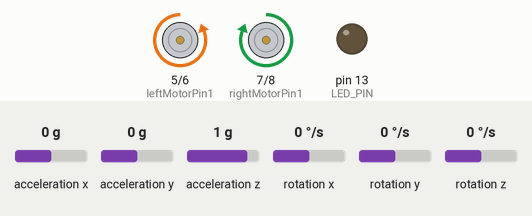
Recording of a sketch running on a simulated Arduino Uno, built with avr-gcc and run on an emulated ATmega328P. On the bench: motor-driver pin pairs drawn as motors (green arrow = first pin HIGH = forward, orange = second pin HIGH = backward, longer = more drive, scaled by the enable pin), output pins drawn as LEDs (lit = HIGH). The inputs (shaded band) are chosen by the test bench; at power-on: acceleration x 0 g, acceleration y 0 g, acceleration z 1 g, rotation x 0 °/s, rotation y 0 °/s, rotation z 0 °/s. What the sketch prints to the serial monitor is not drawn.

Above: at 1.7 s.
1.8 s: acceleration x set to -1.4 g
At 2.8 s:
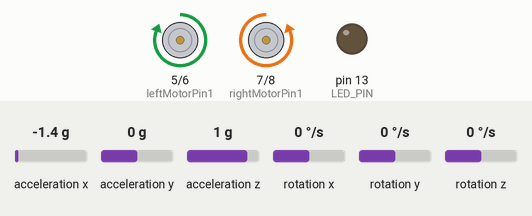
3.3 s: acceleration x set to -0.2 g
At 4.5 s:
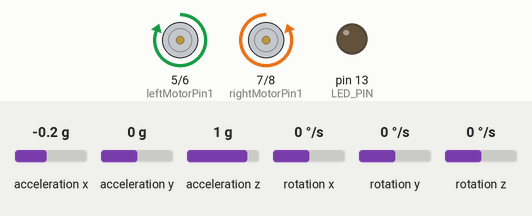
4.8 s: acceleration x set to 0.1 g
At 5.2 s:
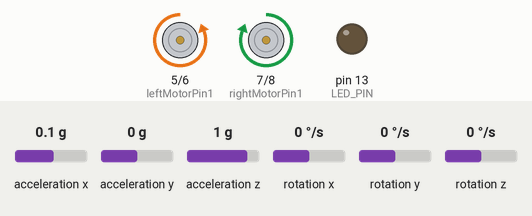
6.3 s: acceleration y set to -1.2 g
7.8 s: acceleration y set to -1.5 g
9.3 s: acceleration x set to -0.8 g
At 9.9 s:
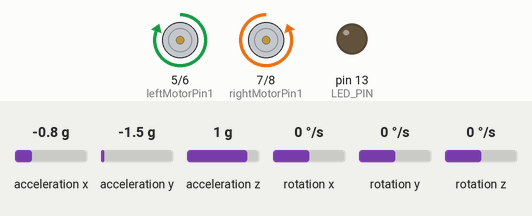
Timing chart, 0 to 11.8 s (numbered marks = the images above; inputs shaded):
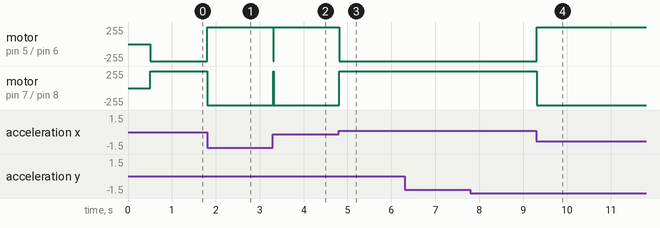

The sketch:

TWRbalance-1.ino
```cpp
/*
Pin settings ========================================================================
***L293D pins in () after description***
D0 = ---- (Rx)                      D6 = Left motor IN2 (to L293D 7)
D1 = ---- (Tx)                      D7 = Right motor IN3 (to L293D 15)
D2 = Left encoder Yellow            D8 = Right motor IN4 (to L293D 10)
D3 = Right  encoder Yellow          D9 = Left motor PWM A (to L293D 1)
D4 = Left encoder White             D10 = Right motor PWM B (to L293D 9)
D5 = Left motor IN1 (to L293D 2)    D11 = Right encoder White

L293D 5V = pin 16
L293D 12V = pin 8
L293D ground = 4, 13
L293D pin = 3, Left Motor Red Driver +
L293D pin = 6, Left Motor Black Driver -
L293D pin = 14, Right Motor Red Driver +
L293D pin = 11, Right Motor Black Driver -


Motors =============================================================================

JGA25           :
type            : geared motor
gearboxRatio    : 1:34
no load speed   : 126 RPM, 12V (94.5 RPM at 9 V???)
ticksRevolution : 12*34 = 408 https://www.openimpulse.com/blog/products-page/25d-gearmotors/jga25-371-dc-gearmotor-encoder-126-rpm-12-v-2/
torque          :

See alsoL: https://www.pololu.com/product/4822; this has comparable motor description

wheel diameter  : 7.3 cm = 0.073 m
wheel perimeter : =3.14*0.073 = 0.22934 m
wheel distance  : ? m  (center wheels)


IMU ================================================================================

The MPU6050 is used along with library of Rowberg

*/


#include <Encoder.h>
#include "Wire.h"
#include "I2Cdev.h"
#include "MPU6050_6Axis_MotionApps20.h"
#include "math.h"
#include <avr/wdt.h>
#include "PID_v1.h"

// PINS ==============================================================
const unsigned int leftMotorPin1 = 5;
const unsigned int leftMotorPin2 = 6;
const unsigned int rightMotorPin1 = 7;
const unsigned int rightMotorPin2 = 8;

const unsigned int leftMotorPWMPin = 9;
const unsigned int rightMotorPWMPin = 10;


/********** PID **********/
#include <PID_v1.h>

/*double kP = 50;
double kI = 12;
double kD = 7;
*/

double kP = 150;
double kI = 400;
double kD = 5;

double setpoint, input, output;   // PID variables
PID pid(&input, &output, &setpoint, kP, kI, kD, DIRECT); // PID setup


/********** MPU **********/
#include "I2Cdev.h"
#include "MPU6050_6Axis_MotionApps20.h"
#include "Wire.h"

// class default I2C address is 0x68
// specific I2C addresses may be passed as a parameter here
// AD0 low = 0x68 (default for SparkFun breakout and InvenSense evaluation board)
// AD0 high = 0x69
MPU6050 mpu;
//MPU6050 mpu(0x69); // <-- use for AD0 high

#define LED_PIN 13 // (Arduino is 13, Teensy is 11, Teensy++ is 6)
bool blinkState = false;

// MPU control/status vars
bool dmpReady = false;  // set true if DMP init was successful
uint8_t mpuIntStatus;   // holds actual interrupt status byte from MPU
uint8_t devStatus;      // return status after each device operation (0 = success, !0 = error)
uint16_t packetSize;    // expected DMP packet size (default is 42 bytes)
uint16_t fifoCount;     // count of all bytes currently in FIFO
uint8_t fifoBuffer[64]; // FIFO storage buffer

// orientation/motion vars
Quaternion q;           // [w, x, y, z]         quaternion container
VectorInt16 aa;         // [x, y, z]            accel sensor measurements
VectorInt16 aaReal;     // [x, y, z]            gravity-free accel sensor measurements
VectorInt16 aaWorld;    // [x, y, z]            world-frame accel sensor measurements
VectorFloat gravity;    // [x, y, z]            gravity vector
float euler[3];         // [psi, theta, phi]    Euler angle container
float ypr[3];           // [yaw, pitch, roll]   yaw/pitch/roll container and gravity vector

float pitch;
long velocity;

float trimPot;
float trimAngle;
double pwmLeft = 0.0, pwmRight = 0.0;

int IMUdataReady = 0;
volatile bool mpuInterrupt = false;

/********** SETUP **********/
void setup() {
  pinMode(leftMotorPin1, OUTPUT);
  pinMode(rightMotorPin1, OUTPUT);
  pinMode(leftMotorPin2, OUTPUT);
  pinMode(rightMotorPin2, OUTPUT);
  pinMode(leftMotorPWMPin, OUTPUT);
  pinMode(rightMotorPWMPin, OUTPUT);

    // join I2C bus (I2Cdev library doesn't do this automatically)
    #if I2CDEV_IMPLEMENTATION == I2CDEV_ARDUINO_WIRE
        Wire.begin();
        Wire.setClock(400000); // 400kHz I2C clock. Comment this line if having compilation difficulties
    #elif I2CDEV_IMPLEMENTATION == I2CDEV_BUILTIN_FASTWIRE
        Fastwire::setup(400, true);
    #endif

    Serial.begin(115200);

    // initialize device
    mpu.initialize();
    devStatus = mpu.dmpInitialize();

    // supply your own gyro offsets here, scaled for min sensitivity
  mpu.setXAccelOffset(-1136);
  mpu.setYAccelOffset(-212);
  mpu.setZAccelOffset(902);
  mpu.setXGyroOffset(49);
  mpu.setYGyroOffset(-12);
  mpu.setZGyroOffset(-66);

    // make sure it worked (returns 0 if so)
    if (devStatus == 0) {
        // turn on the DMP, now that it's ready
        mpu.setDMPEnabled(true);

        // enable Arduino interrupt detection
        //attachInterrupt(0, dmpDataReady, RISING);
        mpuIntStatus = mpu.getIntStatus();

        // get expected DMP packet size for later comparison
        packetSize = mpu.dmpGetFIFOPacketSize();
    } else {
        // ERROR!
        // 1 = initial memory load failed
        // 2 = DMP configuration updates failed
        // (if it's going to break, usually the code will be 1)
        Serial.print(F("DMP Initialization failed (code "));
        Serial.print(devStatus);
        Serial.println(F(")"));
    }

    pid.SetMode(AUTOMATIC);
    pid.SetOutputLimits(-255,255);
    pid.SetSampleTime(10);

    pinMode(LED_PIN, OUTPUT);
}

void loop() {

  //trimPot = analogRead(A3)*-1; // read dial on robot and *-1 for direction

  trimAngle = -4.3;//(trimPot/100) + 5; // adjust to degrees

  getAngles();

  pitch = (ypr[1] * 180/M_PI); // adjust to degrees

  // PID vars
  setpoint = trimAngle;
  input = pitch;

  pid.Compute();

  // set motor speed with adjusted turn values
//  pwmLeft = output;
//  pwmRight = output;
//  Serial.print("pwmL: "); Serial.println(pwmLeft);
//  Serial.print("pwmR: "); Serial.println(pwmRight);

  /*if (pitch > 25 || pitch < -25) { // angle threshold
    leftMotor.setSpeed(0);
    rightMotor.setSpeed(0);
  } else {
    leftMotor.setSpeed(abs(speedLeft));
    rightMotor.setSpeed(abs(speedRight));
  }

  // move motors
  if (speedLeft < 0) {
    leftMotor.forward();
  } else {
    leftMotor.backward();
  }

  if (speedRight < 0) {
    rightMotor.forward();
  } else {
    rightMotor.backward();
  }
  */
  // print some control info
  Serial.print("pitch: ");
  Serial.println(pitch);

  setPower();
}

inline void forwardLeft()
{
	digitalWrite(leftMotorPin1, LOW);  digitalWrite(leftMotorPin2, HIGH); // left motor
}

inline void forwardRight()
{
	digitalWrite(rightMotorPin1, HIGH); digitalWrite(rightMotorPin2, LOW);  // right motor
}

inline void backwardLeft()
{
	digitalWrite(leftMotorPin1, HIGH);  digitalWrite(leftMotorPin2, LOW); // left motor backwards
}

inline void backwardRight()
{
	digitalWrite(rightMotorPin1, LOW); digitalWrite(rightMotorPin2, HIGH);  // right motor backwards
}

void stop()
{
	analogWrite(leftMotorPWMPin, 0); analogWrite(rightMotorPWMPin, 0);
}

inline void setPower()
{	//Set direction and adjust for motor stiction and backlash
  pwmLeft = output;
  pwmRight = output;

	if (pwmLeft < 0)  { forwardLeft();   pwmLeft *= -1;   }
	else              { backwardLeft();                   }
	if (pwmRight < 0) { forwardRight();  pwmRight *= -1;  }
	else              { backwardRight();                  }

	//Round-up to integer and cap to range
	int pwmL = int(pwmLeft + 0.5);  pwmL = constrain(pwmL, 0, 255);
	int pwmR = int(pwmRight + 0.5); pwmR = constrain(pwmR, 0, 255);
  Serial.print("pwmL: "); Serial.println(pwmL);
  Serial.print("pwmR: "); Serial.println(pwmR);
	//Throttle the motors
	analogWrite(leftMotorPWMPin, pwmL);
	analogWrite(rightMotorPWMPin, pwmR);
}

inline void getAngles()
{
	fifoCount = mpu.getFIFOCount();
	while (fifoCount < packetSize) { fifoCount = mpu.getFIFOCount(); }

	mpu.getFIFOBytes(fifoBuffer, packetSize);
	fifoCount -= packetSize;
	mpu.dmpGetQuaternion(&q, fifoBuffer);
	mpu.dmpGetGravity(&gravity, &q);
	mpu.dmpGetYawPitchRoll(ypr, &q, &gravity);

	//pitch = ypr[1] * RAD_TO_DEG;
	//yawCurrent   = ypr[0] * RAD_TO_DEG;

	//if (yawCurrent < 0) { yawCurrent += 360; }        //adjust to (forward) clockwise range 0-360

  //Serial.print("Pitch: ");
  //Serial.print(pitch);
  //Serial.print(" yaw: ");
  //Serial.println(yawCurrent);

	mpu.resetFIFO();
}
```

Measured:
- the behaviour switches between -0.1 and 0 g on acceleration x (found by bisection; images 2 and 3)
- after the input at 1.8 s, motor on pin 5 (leftMotorPin1) / pin 6 (leftMotorPin2): backward 255/255 → forward 255/255 at once; motor on pin 7 (rightMotorPin1) / pin 8 (rightMotorPin2): forward 255/255 → backward 255/255 at once
- after the input at 3.3 s, motor on pin 5 (leftMotorPin1) / pin 6 (leftMotorPin2): forward 255/255 → backward 255/255 at once, → forward 255/255 0.01 s later; motor on pin 7 (rightMotorPin1) / pin 8 (rightMotorPin2): backward 255/255 → forward 255/255 at once, → backward 255/255 0.01 s later
- after the input at 4.8 s, motor on pin 5 (leftMotorPin1) / pin 6 (leftMotorPin2): forward 255/255 → backward 255/255 at once; motor on pin 7 (rightMotorPin1) / pin 8 (rightMotorPin2): backward 255/255 → forward 255/255 at once
- after the input at 9.3 s, motor on pin 5 (leftMotorPin1) / pin 6 (leftMotorPin2): backward 255/255 → forward 255/255 at once; motor on pin 7 (rightMotorPin1) / pin 8 (rightMotorPin2): forward 255/255 → backward 255/255 at once
